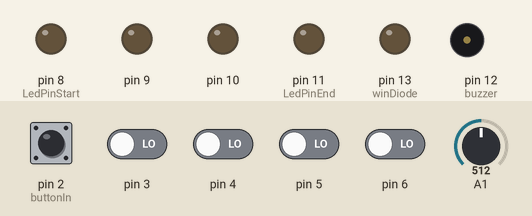
This sketch was run on a simulated Arduino Uno, built with avr-gcc and run on an emulated ATmega328P. Shown: output pins drawn as LEDs (lit = HIGH), buzzer (waves = sounding). Dashed ring = blinking. The test bench sets the inputs (shaded band); at power-on: pin 2 (buttonIn) HIGH, pin 3–6 LOW, A1 = 512. Random numbers use the default seed unless the sketch sets one.

Above: at 1.2 s.
1.3 s: pin 2 (buttonIn) pulled LOW for 0.15 s
At 3.48 s:
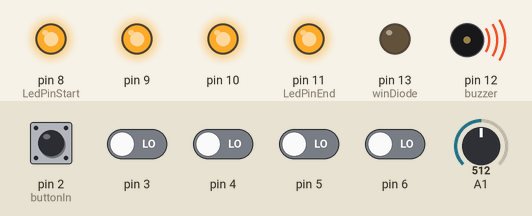
4.3 s: pin 2 (buttonIn) pulled LOW for 1 s
At 4.45 s:
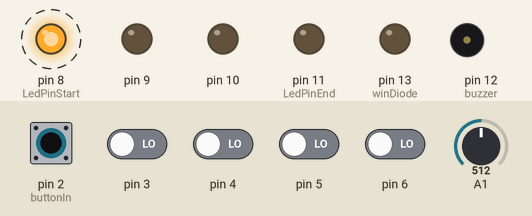
7.3 s: pin 6 driven HIGH
At 8.5 s:
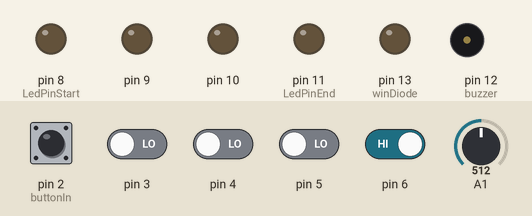
Timing chart, 0 to 10.3 s (numbered marks = the images above; inputs shaded):
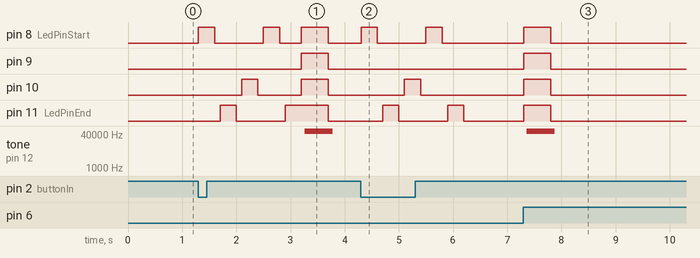

The sketch:

arduinoLEDGame.ino
```cpp
const int LedPinStart = 8;
const int LedPinEnd = 11;
const int buzzer = 12;
const int buttonIn = 2;

const int loseDiode = 7;
const int winDiode = 13;

unsigned long actualTime = 0;
unsigned long currentTime = 0;
unsigned long buttonTime = 0;
unsigned long EndLEDTime = 0;
unsigned long LedTime = 300;
unsigned long lightime = 0;

unsigned long currentPressed = 0;

unsigned int numberOfLeds = 5;
unsigned int playerProgress = 0;
unsigned int index;
int LEDorder[5];

bool IdleMode = false;
bool GamePlaying = false;
bool GameFinished = false;
bool showLed = false;
void setup() {
  Serial.begin(9600);
  randomSeed(analogRead(0));
  for(int i = LedPinStart; i<=13;i++)
  {
    pinMode(i, OUTPUT);
  }
  for(int i = 3; i<=7;i++)
  {
    pinMode(i, INPUT);
  }
  pinMode(buzzer, OUTPUT);
  pinMode(buttonIn, INPUT);
  attachInterrupt(digitalPinToInterrupt(buttonIn), StartGame, LOW );
}

void loop() {
  actualTime = millis();
  if(GamePlaying)
  {
    if(showLed)
    {
        if(actualTime - currentTime >= LedTime)
        {
          digitalWrite(LEDorder[index],LOW);
          if(numberOfLeds-1<=index)
          {
            showLed = false;
          }
          else if(actualTime - currentTime >= LedTime+100)
          {
            index++;
            digitalWrite(LEDorder[index],HIGH);
            currentTime = actualTime;
          }
        }
    }
    else
    {
      if(actualTime - buttonTime >= 25)
      {
        if(actualTime - lightime >= 10)
        {
          digitalWrite(buzzer,LOW);
        }
        if(actualTime - lightime >= 250)
        {
          digitalWrite(currentPressed,LOW);
          buttonTime = actualTime;
        }
        if(!digitalRead(currentPressed-5) && currentPressed!=0)
          return;

        if(!digitalRead(currentPressed) && digitalRead(currentPressed-5))
        {
         currentPressed =0;
        }
          for(int i = 3; i<=6;i++)
          {
            if(!digitalRead(i) && currentPressed != i+5)
            {

              digitalWrite(i+5,HIGH);
              digitalWrite(buzzer,HIGH);
              currentPressed = i+5;
              lightime = actualTime;
              if(playerProgress == numberOfLeds-1 || LEDorder[playerProgress] != currentPressed)
              {
                GameFinished = true;
                GamePlaying = false;
                for(int i = LedPinStart; i<=LedPinEnd;i++)
                {
                  digitalWrite(i, HIGH);
                }
                EndLEDTime = actualTime;
                if(playerProgress == numberOfLeds-1)
                  digitalWrite(winDiode, HIGH);
                else
                  digitalWrite(loseDiode, HIGH);
              }
              playerProgress++;
            }
            }
      }
    }
  }
  if(GameFinished)
  {
    if(actualTime - EndLEDTime >= 10)
    {
        digitalWrite(buzzer,LOW);
    }
    if(actualTime - EndLEDTime >= 20)
    {
        digitalWrite(buzzer,HIGH);
    }
    if(actualTime - EndLEDTime >= 500)
    {
      GameFinished = false;
      for(int i = LedPinStart; i<=LedPinEnd;i++)
      {
        digitalWrite(i, LOW);
      }
      digitalWrite(winDiode, LOW);
      digitalWrite(loseDiode, LOW);
    }

  }
  if(IdleMode)
  {

  }
}


void InitGame()
{
    randomSeed(analogRead(A1));
    for(int i=0;i<numberOfLeds;i++)
    {
      LEDorder[i] = random(LedPinStart,LedPinEnd+1);
      while(LEDorder[i] == LEDorder[i-1])
      {
          LEDorder[i] = random(LedPinStart,LedPinEnd+1);
      }
    }
    showLed = true;
    GamePlaying = true;
    index = 0;
    currentTime = actualTime;
    playerProgress = 0;
    digitalWrite(LEDorder[index],HIGH);
}

void StartGame()
{
    if(!GamePlaying && !GameFinished)
      InitGame();
}
```

Measured:
- after the input at 1.3 s, pin 8 (LedPinStart): goes HIGH 0.30 s, LOW 0.90 s, HIGH 0.30 s, LOW 0.40 s, HIGH 0.50 s, then LOW, starting at once; pin 9: LOW → HIGH after 1.9 s, → LOW 0.50 s later
- after the input at 4.3 s, pin 8 (LedPinStart): alternates HIGH for 0.30 s and LOW for 0.90 s, starting at once; pin 10: LOW → HIGH after 0.80 s, → LOW 0.30 s later; pin 11 (LedPinEnd): alternates HIGH for 0.30 s and LOW for 0.90 s, starting after 0.40 s
- after the input at 7.3 s, pin 8 (LedPinStart), pin 9, pin 10, pin 11 (LedPinEnd): LOW → HIGH at once, → LOW 0.50 s later; tone on pin 12 (buzzer): silent → 54237 Hz after 0.06 s, → silent 0.52 s later
